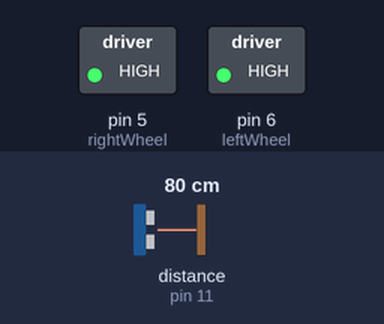
Bench run of a sketch on a simulated Arduino Uno, built with avr-gcc and run on an emulated ATmega328P. On the bench: switched loads named in the sketch (green lamp = pin HIGH). Wiring (inferred from the names in the program): ultrasonic range finder: trigger pin 12; echo pin 11. Inputs (shaded band) come from the test bench; at power-on: distance to the obstacle (sensor on pin 11) 80 cm. The echo pulse lasts 58.3 µs per cm; pins used as bus, display or sensor lines are not drawn.

Above: at 2.2 s.
2.3 s: distance to the obstacle (sensor on pin 11) set to 33 cm
3.8 s: distance to the obstacle (sensor on pin 11) set to 26 cm
At 4.5 s:
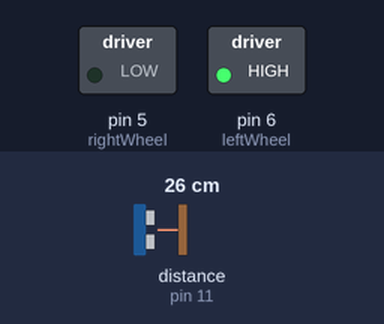
5.3 s: distance to the obstacle (sensor on pin 11) set to 35 cm
At 6.5 s:
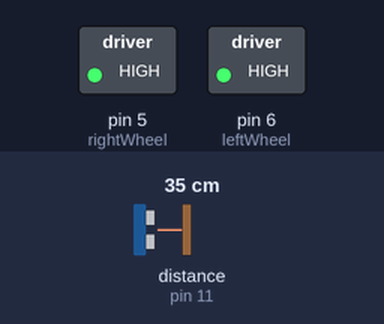
6.8 s: distance to the obstacle (sensor on pin 11) set to 2 cm
At 8.2 s:
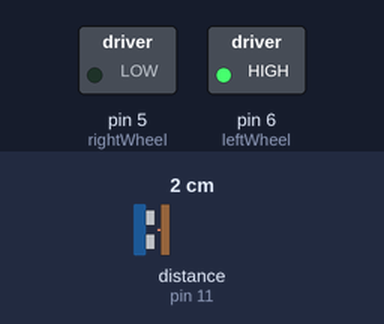
Timing chart, 0 to 9.3 s (numbered marks = the images above; inputs shaded):
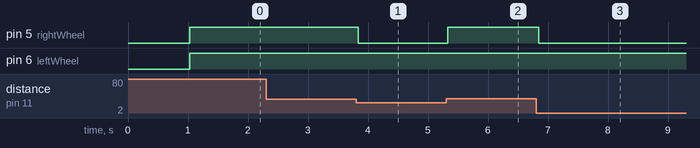

The sketch:

prog2.ino
```cpp
int rightWheel = 5;
int leftWheel = 6;
int leftBias = 255;
int rightBias = 255;
int delayTime = 1000;

#include "SR04.h"
#define TRIG_PIN 12
#define ECHO_PIN 11
SR04 sr04 = SR04(ECHO_PIN,TRIG_PIN);
long dist;

void setup() {
  // put your setup code here, to run once:
  pinMode(leftWheel, OUTPUT);
  pinMode(rightWheel, OUTPUT);
  delay(1000);
}

void loop() {
  // put your main code here, to run repeatedly:
  dist = sr04.Distance();
  if (dist < 30) {
    leftTurn();
  } else if (dist < 15) {
    stopWheels();
  } else {
    forwardWheels();
  }
  //delay(delayTime);
  //stopWheels();
  //delay(delayTime);
}

void forwardWheels() {
  analogWrite(leftWheel, leftBias);
  analogWrite(rightWheel, rightBias);
}

void stopWheels() {
  analogWrite(leftWheel, 0);
  analogWrite(rightWheel, 0);
}

void leftTurn() {
  analogWrite(leftWheel, leftBias);
  analogWrite(rightWheel, 0);
}

void rightTurn() {
  analogWrite(rightWheel, rightBias);
  analogWrite(leftWheel, 0);
}
```

Measured:
- the behaviour switches between 31 and 30 cm on distance to the obstacle (sensor on pin 11) (found by bisection; images 0 and 1)
- after the input at 2.3 s, every drawn part: stays the same
- after the input at 3.8 s, pin 5 (rightWheel): HIGH → LOW at once
- after the input at 5.3 s, pin 5 (rightWheel): LOW → HIGH at once
- after the input at 6.8 s, pin 5 (rightWheel): HIGH → LOW after 0.04 s
